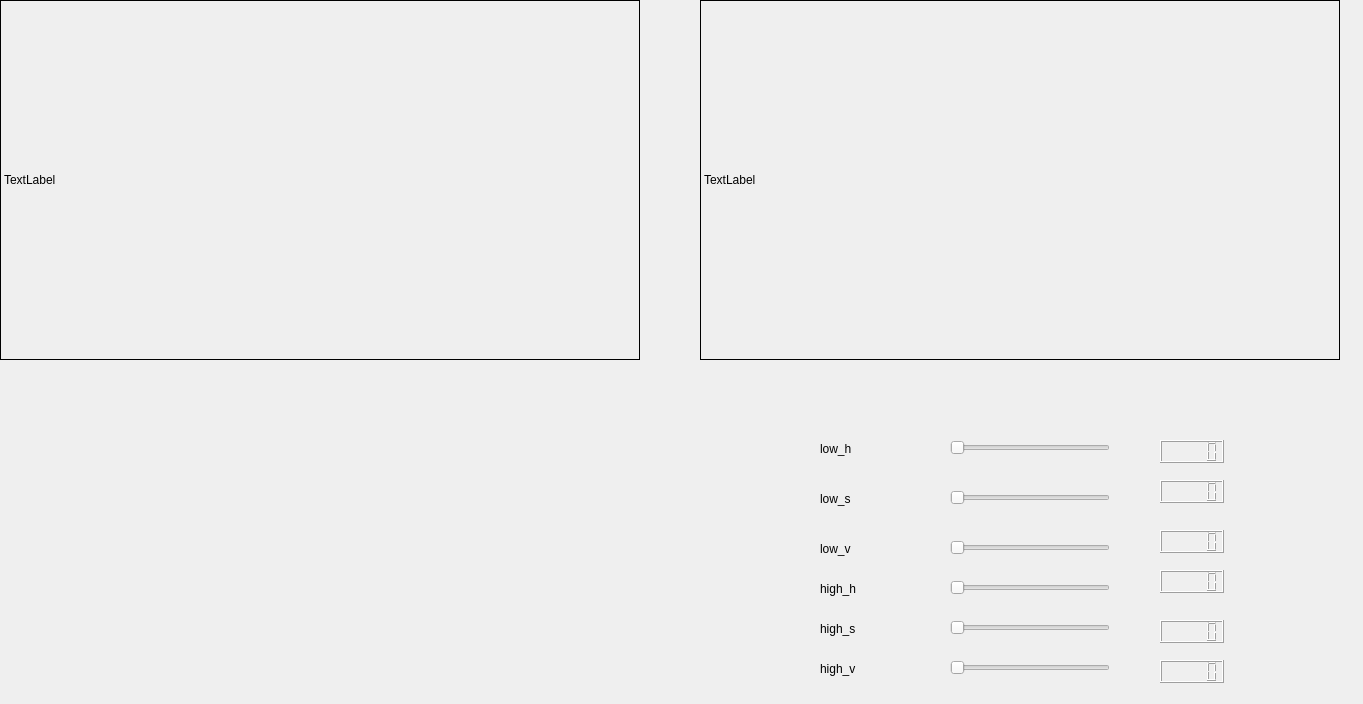
<?xml version="1.0" encoding="UTF-8"?>
<ui version="4.0">
 <class>MainWindowDesign</class>
 <widget class="QMainWindow" name="MainWindowDesign">
  <property name="geometry">
   <rect>
    <x>0</x>
    <y>0</y>
    <width>1363</width>
    <height>704</height>
   </rect>
  </property>
  <property name="windowTitle">
   <string>QRosApp</string>
  </property>
  <property name="windowIcon">
   <iconset resource="../resources/images.qrc">
    <normaloff>:/images/icon.png</normaloff>:/images/icon.png</iconset>
  </property>
  <property name="locale">
   <locale language="English" country="Australia"/>
  </property>
  <widget class="QWidget" name="centralwidget">
   <widget class="QLabel" name="original_img">
    <property name="geometry">
     <rect>
      <x>0</x>
      <y>0</y>
      <width>640</width>
      <height>360</height>
     </rect>
    </property>
    <property name="frameShape">
     <enum>QFrame::Shape::Box</enum>
    </property>
    <property name="text">
     <string>TextLabel</string>
    </property>
   </widget>
   <widget class="QLabel" name="hsv_img">
    <property name="geometry">
     <rect>
      <x>700</x>
      <y>0</y>
      <width>640</width>
      <height>360</height>
     </rect>
    </property>
    <property name="frameShape">
     <enum>QFrame::Shape::Box</enum>
    </property>
    <property name="text">
     <string>TextLabel</string>
    </property>
   </widget>
   <widget class="QSlider" name="low_h_slider">
    <property name="geometry">
     <rect>
      <x>950</x>
      <y>440</y>
      <width>160</width>
      <height>16</height>
     </rect>
    </property>
    <property name="maximum">
     <number>255</number>
    </property>
    <property name="orientation">
     <enum>Qt::Orientation::Horizontal</enum>
    </property>
   </widget>
   <widget class="QSlider" name="low_s_slider">
    <property name="geometry">
     <rect>
      <x>950</x>
      <y>490</y>
      <width>160</width>
      <height>16</height>
     </rect>
    </property>
    <property name="maximum">
     <number>255</number>
    </property>
    <property name="orientation">
     <enum>Qt::Orientation::Horizontal</enum>
    </property>
   </widget>
   <widget class="QSlider" name="low_v_slider">
    <property name="geometry">
     <rect>
      <x>950</x>
      <y>540</y>
      <width>160</width>
      <height>16</height>
     </rect>
    </property>
    <property name="maximum">
     <number>255</number>
    </property>
    <property name="orientation">
     <enum>Qt::Orientation::Horizontal</enum>
    </property>
   </widget>
   <widget class="QSlider" name="high_h_slider">
    <property name="geometry">
     <rect>
      <x>950</x>
      <y>580</y>
      <width>160</width>
      <height>16</height>
     </rect>
    </property>
    <property name="maximum">
     <number>255</number>
    </property>
    <property name="orientation">
     <enum>Qt::Orientation::Horizontal</enum>
    </property>
   </widget>
   <widget class="QLabel" name="low_h">
    <property name="geometry">
     <rect>
      <x>820</x>
      <y>440</y>
      <width>67</width>
      <height>17</height>
     </rect>
    </property>
    <property name="text">
     <string>low_h</string>
    </property>
   </widget>
   <widget class="QLabel" name="low_s">
    <property name="geometry">
     <rect>
      <x>820</x>
      <y>490</y>
      <width>67</width>
      <height>17</height>
     </rect>
    </property>
    <property name="text">
     <string>low_s</string>
    </property>
   </widget>
   <widget class="QLabel" name="low_v">
    <property name="geometry">
     <rect>
      <x>820</x>
      <y>540</y>
      <width>67</width>
      <height>17</height>
     </rect>
    </property>
    <property name="text">
     <string>low_v</string>
    </property>
   </widget>
   <widget class="QLabel" name="high_h">
    <property name="geometry">
     <rect>
      <x>820</x>
      <y>580</y>
      <width>67</width>
      <height>17</height>
     </rect>
    </property>
    <property name="text">
     <string>high_h</string>
    </property>
   </widget>
   <widget class="QLabel" name="high_s">
    <property name="geometry">
     <rect>
      <x>820</x>
      <y>620</y>
      <width>67</width>
      <height>17</height>
     </rect>
    </property>
    <property name="text">
     <string>high_s</string>
    </property>
   </widget>
   <widget class="QLabel" name="high_v">
    <property name="geometry">
     <rect>
      <x>820</x>
      <y>660</y>
      <width>67</width>
      <height>17</height>
     </rect>
    </property>
    <property name="text">
     <string>high_v</string>
    </property>
   </widget>
   <widget class="QSlider" name="high_s_slider">
    <property name="geometry">
     <rect>
      <x>950</x>
      <y>620</y>
      <width>160</width>
      <height>16</height>
     </rect>
    </property>
    <property name="maximum">
     <number>255</number>
    </property>
    <property name="orientation">
     <enum>Qt::Orientation::Horizontal</enum>
    </property>
   </widget>
   <widget class="QSlider" name="high_v_slider">
    <property name="geometry">
     <rect>
      <x>950</x>
      <y>660</y>
      <width>160</width>
      <height>16</height>
     </rect>
    </property>
    <property name="maximum">
     <number>255</number>
    </property>
    <property name="orientation">
     <enum>Qt::Orientation::Horizontal</enum>
    </property>
   </widget>
   <widget class="QLCDNumber" name="low_h_LCD">
    <property name="geometry">
     <rect>
      <x>1160</x>
      <y>440</y>
      <width>64</width>
      <height>23</height>
     </rect>
    </property>
   </widget>
   <widget class="QLCDNumber" name="low_s_LCD">
    <property name="geometry">
     <rect>
      <x>1160</x>
      <y>480</y>
      <width>64</width>
      <height>23</height>
     </rect>
    </property>
   </widget>
   <widget class="QLCDNumber" name="low_v_LCD">
    <property name="geometry">
     <rect>
      <x>1160</x>
      <y>530</y>
      <width>64</width>
      <height>23</height>
     </rect>
    </property>
   </widget>
   <widget class="QLCDNumber" name="high_h_LCD">
    <property name="geometry">
     <rect>
      <x>1160</x>
      <y>570</y>
      <width>64</width>
      <height>23</height>
     </rect>
    </property>
   </widget>
   <widget class="QLCDNumber" name="high_s_LCD">
    <property name="geometry">
     <rect>
      <x>1160</x>
      <y>620</y>
      <width>64</width>
      <height>23</height>
     </rect>
    </property>
   </widget>
   <widget class="QLCDNumber" name="high_v_LCD">
    <property name="geometry">
     <rect>
      <x>1160</x>
      <y>660</y>
      <width>64</width>
      <height>23</height>
     </rect>
    </property>
   </widget>
  </widget>
  <action name="action_Quit">
   <property name="text">
    <string>&amp;Quit</string>
   </property>
   <property name="shortcut">
    <string>Ctrl+Q</string>
   </property>
   <property name="shortcutContext">
    <enum>Qt::ShortcutContext::ApplicationShortcut</enum>
   </property>
  </action>
  <action name="action_Preferences">
   <property name="text">
    <string>&amp;Preferences</string>
   </property>
  </action>
  <action name="actionAbout">
   <property name="text">
    <string>&amp;About</string>
   </property>
  </action>
  <action name="actionAbout_Qt">
   <property name="text">
    <string>About &amp;Qt</string>
   </property>
  </action>
 </widget>
 <resources>
  <include location="../resources/images.qrc"/>
 </resources>
 <connections>
  <connection>
   <sender>action_Quit</sender>
   <signal>triggered()</signal>
   <receiver>MainWindowDesign</receiver>
   <slot>close()</slot>
   <hints>
    <hint type="sourcelabel">
     <x>-1</x>
     <y>-1</y>
    </hint>
    <hint type="destinationlabel">
     <x>399</x>
     <y>299</y>
    </hint>
   </hints>
  </connection>
 </connections>
</ui>
